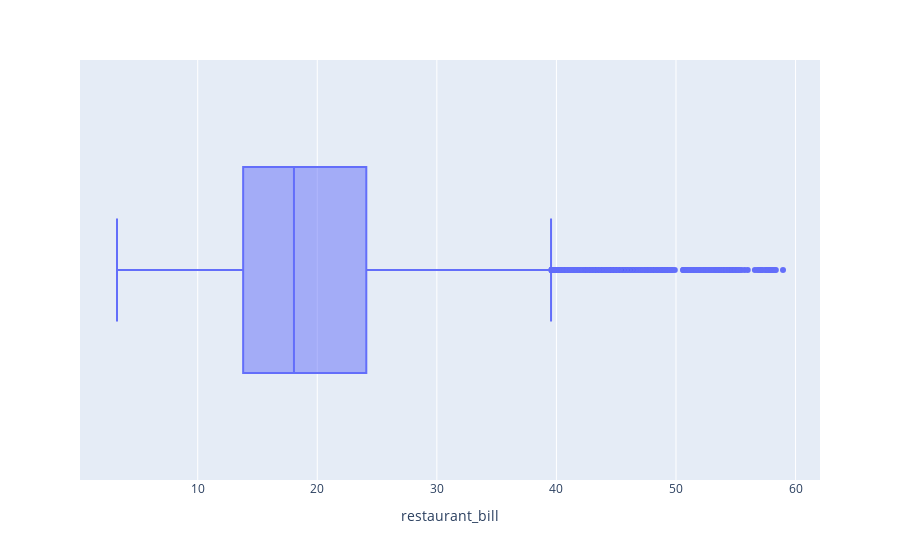

The notebook cell this image was saved under:
### Markdown cell above
__*El histograma anterior muestra que las propinas más frecuentes son entre 2.3 y 2.49 dólares*__

### Code cell
fig = px.box(df, x="restaurant_bill")
fig.show()

### Figure 1 — Plotly figure (JSON) as saved in the notebook; plotly's stock layout.template omitted (floating-point values rounded to 4 significant figures; data arrays with more than 128 entries replaced by an {"elided": "..."} marker saying what was removed)
{"data": [{"alignmentgroup": "True", "hovertemplate": "restaurant_bill=%{x}<extra></extra>", "legendgroup": "", "marker": {"color": "#636efa"}, "name": "", "notched": false, "offsetgroup": "", "orientation": "h", "showlegend": false, "type": "box", "x": {"elided": "23779 float values"}, "x0": " ", "xaxis": "x", "y0": " ", "yaxis": "y"}], "layout": {"boxmode": "group", "legend": {"tracegroupgap": 0}, "margin": {"t": 60}, "xaxis": {"anchor": "y", "domain": [0, 1], "title": {"text": "restaurant_bill"}}, "yaxis": {"anchor": "x", "domain": [0, 1]}}}
